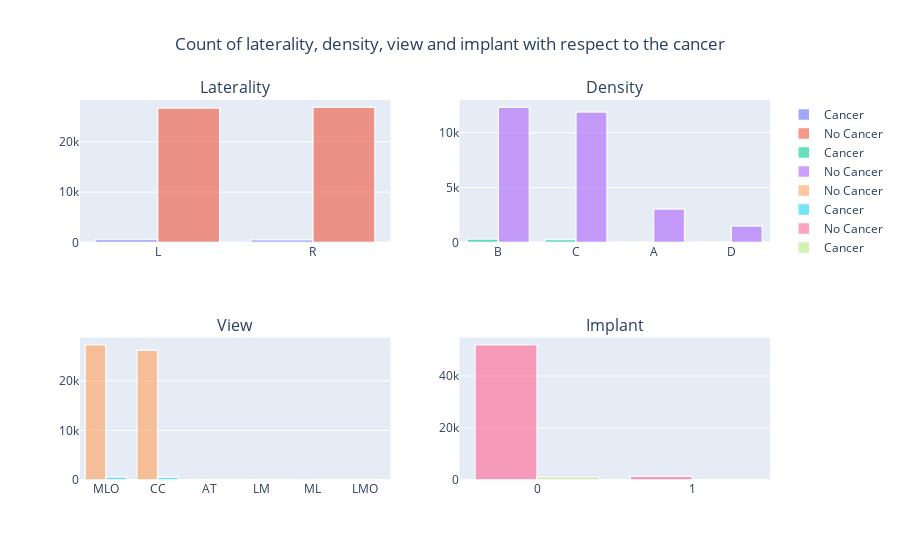

Notebook code cell kept with this figure:
### Code cell
fig = make_subplots(rows=2, cols=2, subplot_titles=('Laterality', 'Density', 'View', 'Implant'))

fig.add_trace(go.Bar(x=train_df[train_df['cancer'] == 1]['laterality'].value_counts().index, y=train_df[train_df['cancer'] == 1]['laterality'].value_counts().values, name='Cancer'), row=1, col=1)
fig.add_trace(go.Bar(x=train_df[train_df['cancer'] == 0]['laterality'].value_counts().index, y=train_df[train_df['cancer'] == 0]['laterality'].value_counts().values, name='No Cancer'), row=1, col=1)

fig.add_trace(go.Bar(x=train_df[train_df['cancer'] == 1]['density'].value_counts().index, y=train_df[train_df['cancer'] == 1]['density'].value_counts().values, name='Cancer'), row=1, col=2)
fig.add_trace(go.Bar(x=train_df[train_df['cancer'] == 0]['density'].value_counts().index, y=train_df[train_df['cancer'] == 0]['density'].value_counts().values, name='No Cancer'), row=1, col=2)

fig.add_trace(go.Bar(x=train_df[train_df['cancer'] == 0]['view'].value_counts().index, y=train_df[train_df['cancer'] == 0]['view'].value_counts().values, name='No Cancer'), row=2, col=1)
fig.add_trace(go.Bar(x=train_df[train_df['cancer'] == 1]['view'].value_counts().index, y=train_df[train_df['cancer'] == 1]['view'].value_counts().values, name='Cancer'), row=2, col=1)

fig.add_trace(go.Bar(x=train_df[train_df['cancer'] == 0]['implant'].value_counts().index, y=train_df[train_df['cancer'] == 0]['implant'].value_counts().values, name='No Cancer'), row=2, col=2)
fig.add_trace(go.Bar(x=train_df[train_df['cancer'] == 1]['implant'].value_counts().index, y=train_df[train_df['cancer'] == 1]['implant'].value_counts().values, name='Cancer'), row=2, col=2)

fig.update_traces(marker_line_color='rgb(255,255,255)', marker_line_width=1.5, opacity=0.6)
fig.update_layout(title_text='Count of laterality, density, view and implant with respect to the cancer', title_x=0.5)
fig.show()

### Figure 1 — Plotly figure (JSON) as saved in the notebook; plotly's stock layout.template omitted (floating-point values rounded to 4 significant figures)
{"data": [{"name": "Cancer", "x": ["L", "R"], "y": [588, 570], "type": "bar", "xaxis": "x", "yaxis": "y", "marker": {"line": {"color": "rgb(255,255,255)", "width": 1.5}}, "opacity": 0.6}, {"name": "No Cancer", "x": ["R", "L"], "y": [26869, 26679], "type": "bar", "xaxis": "x", "yaxis": "y", "marker": {"line": {"color": "rgb(255,255,255)", "width": 1.5}}, "opacity": 0.6}, {"name": "Cancer", "x": ["B", "C", "A", "D"], "y": [309, 277, 53, 25], "type": "bar", "xaxis": "x2", "yaxis": "y2", "marker": {"line": {"color": "rgb(255,255,255)", "width": 1.5}}, "opacity": 0.6}, {"name": "No Cancer", "x": ["B", "C", "A", "D"], "y": [12342, 11898, 3052, 1514], "type": "bar", "xaxis": "x2", "yaxis": "y2", "marker": {"line": {"color": "rgb(255,255,255)", "width": 1.5}}, "opacity": 0.6}, {"name": "No Cancer", "x": ["MLO", "CC", "AT", "LM", "ML", "LMO"], "y": [27313, 26199, 17, 10, 8, 1], "type": "bar", "xaxis": "x3", "yaxis": "y3", "marker": {"line": {"color": "rgb(255,255,255)", "width": 1.5}}, "opacity": 0.6}, {"name": "Cancer", "x": ["MLO", "CC", "AT"], "y": [590, 566, 2], "type": "bar", "xaxis": "x3", "yaxis": "y3", "marker": {"line": {"color": "rgb(255,255,255)", "width": 1.5}}, "opacity": 0.6}, {"name": "No Cancer", "x": [0, 1], "y": [52084, 1464], "type": "bar", "xaxis": "x4", "yaxis": "y4", "marker": {"line": {"color": "rgb(255,255,255)", "width": 1.5}}, "opacity": 0.6}, {"name": "Cancer", "x": [0, 1], "y": [1145, 13], "type": "bar", "xaxis": "x4", "yaxis": "y4", "marker": {"line": {"color": "rgb(255,255,255)", "width": 1.5}}, "opacity": 0.6}], "layout": {"xaxis": {"anchor": "y", "domain": [0, 0.45], "type": "category", "range": [-0.5, 1.5], "autorange": true}, "yaxis": {"anchor": "x", "domain": [0.625, 1], "type": "linear", "range": [0, 28280.0], "autorange": true}, "xaxis2": {"anchor": "y2", "domain": [0.55, 1], "type": "category", "range": [-0.5, 3.5], "autorange": true}, "yaxis2": {"anchor": "x2", "domain": [0.625, 1], "type": "linear", "range": [0, 12990.0], "autorange": true}, "xaxis3": {"anchor": "y3", "domain": [0, 0.45], "type": "category", "range": [-0.5, 5.5], "autorange": true}, "yaxis3": {"anchor": "x3", "domain": [0, 0.375], "type": "linear", "range": [0, 28750.0], "autorange": true}, "xaxis4": {"anchor": "y4", "domain": [0.55, 1], "type": "linear", "range": [-0.5, 1.5], "autorange": true}, "yaxis4": {"anchor": "x4", "domain": [0, 0.375], "type": "linear", "range": [0, 54830.0], "autorange": true}, "annotations": [{"font": {"size": 16}, "showarrow": false, "text": "Laterality", "x": 0.225, "xanchor": "center", "xref": "paper", "y": 1, "yanchor": "bottom", "yref": "paper"}, {"font": {"size": 16}, "showarrow": false, "text": "Density", "x": 0.775, "xanchor": "center", "xref": "paper", "y": 1, "yanchor": "bottom", "yref": "paper"}, {"font": {"size": 16}, "showarrow": false, "text": "View", "x": 0.225, "xanchor": "center", "xref": "paper", "y": 0.375, "yanchor": "bottom", "yref": "paper"}, {"font": {"size": 16}, "showarrow": false, "text": "Implant", "x": 0.775, "xanchor": "center", "xref": "paper", "y": 0.375, "yanchor": "bottom", "yref": "paper"}], "title": {"text": "Count of laterality, density, view and implant with respect to the cancer", "x": 0.5}, "autosize": true}}
